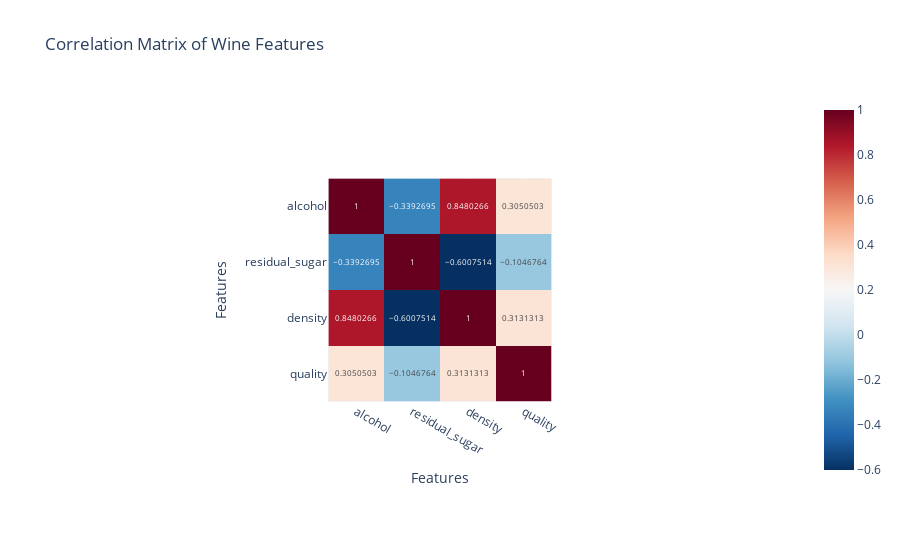

Notebook source saved alongside this figure:
### Markdown cell above
Creating a Correlation Plot with Plotly

You can create a correlation matrix and visualize it as a heatmap using Plotly.

### Code cell
import pandas as pd
import plotly.express as px

# Sample data (replace this with your white wine dataset)
data = {
    'alcohol': [9.5, 10.1, 9.8, 10.5, 9.7, 10.3, 9.9, 10.2, 9.6, 10.0],
    'residual_sugar': [1.5, 2.1, 2.8, 1.9, 2.5, 1.7, 2.3, 2.0, 2.6, 1.8],
    'density': [0.995, 0.996, 0.994, 0.997, 0.995, 0.996, 0.995, 0.996, 0.994, 0.995],
    'quality': [5, 6, 5, 7, 8, 6, 5, 7, 6, 8]
}

df = pd.DataFrame(data)

# Calculate the correlation matrix
correlation_matrix = df.corr()

# Display correlation heatmap
fig = px.imshow(correlation_matrix,
                text_auto=True,  # Display correlation values on the heatmap
                color_continuous_scale='RdBu_r',  # Red-Blue reversed color scale
                title='Correlation Matrix of Wine Features')

fig.update_layout(xaxis_title='Features', yaxis_title='Features')
fig.show()

### Figure 1 — Plotly figure (JSON) as saved in the notebook; plotly's stock layout.template omitted (floating-point values rounded to 4 significant figures)
{"data": [{"coloraxis": "coloraxis", "hovertemplate": "x: %{x}<br>y: %{y}<br>color: %{z}<extra></extra>", "name": "0", "texttemplate": "%{z}", "type": "heatmap", "x": ["alcohol", "residual_sugar", "density", "quality"], "xaxis": "x", "y": ["alcohol", "residual_sugar", "density", "quality"], "yaxis": "y", "z": [[1, -0.3393, 0.848, 0.3051], [-0.3393, 1, -0.6008, -0.1047], [0.848, -0.6008, 1, 0.3131], [0.3051, -0.1047, 0.3131, 1]]}], "layout": {"autosize": true, "coloraxis": {"colorscale": [[0, "rgb(5,48,97)"], [0.1, "rgb(33,102,172)"], [0.2, "rgb(67,147,195)"], [0.3, "rgb(146,197,222)"], [0.4, "rgb(209,229,240)"], [0.5, "rgb(247,247,247)"], [0.6, "rgb(253,219,199)"], [0.7, "rgb(244,165,130)"], [0.8, "rgb(214,96,77)"], [0.9, "rgb(178,24,43)"], [1, "rgb(103,0,31)"]]}, "title": {"text": "Correlation Matrix of Wine Features"}, "xaxis": {"anchor": "y", "autorange": true, "constrain": "domain", "domain": [0.345, 0.655], "range": [-0.5, 3.5], "scaleanchor": "y", "title": {"text": "Features"}, "type": "category"}, "yaxis": {"anchor": "x", "autorange": true, "constrain": "domain", "domain": [0, 1], "range": [3.5, -0.5], "title": {"text": "Features"}, "type": "category"}}}
